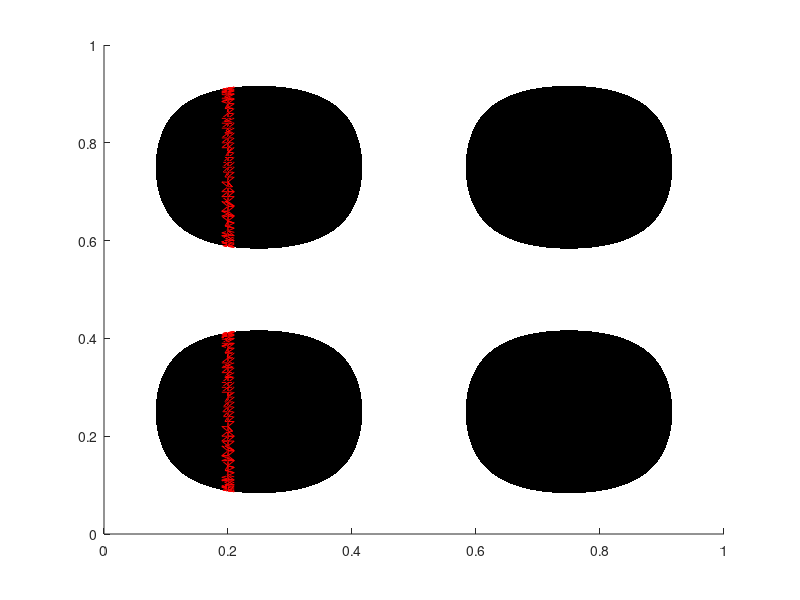

Recreate this plot in MATLAB.
[x,y,z] = meshgrid(0:0.01:1, 0:0.01:1, 0:0.01:1);
C = sin(2*pi*x).*sin(2*pi*y).*sin(2*pi*z);

fc = isosurface(x,y,z,C,0.5);
verts = fc.vertices;
faces = fc.faces;

hold on

patch('Vertices', verts, 'Faces', faces, 'FaceVertexCData', [0,0,1],...
    'FaceColor', [0,0,0], 'EdgeColor', [0,0,0], 'EdgeAlpha', 0)


for x0 = 0.2
    test1 = verts(faces(:,1),1) == x0;
    test2 = verts(faces(:,2),1) == x0;
    test3 = verts(faces(:,3),1) == x0;
    
    T1 = test2 & test3;
    T2 = test1 & test3;
    T3 = test1 & test2;
    
    test = (test1 & test2) | (test1 & test3) | (test2 & test3);
    
    tmp = faces;
    tmp()
    
    face2 = tmp(test,:);
    
    
    

    patch('Vertices', verts, 'Faces', face2, 'FaceVertexCData', [0,0,0],...
        'FaceColor', [1,1,1], 'EdgeColor', [1,0,0], 'FaceAlpha', 0)
end

% for y0 = 0:0.05:1
%     face2 = faces(verts(faces(:,2),2)==y0,:);
% 
%     patch('Vertices', verts, 'Faces', face2, 'FaceVertexCData', [0,0,0],...
%         'FaceColor', [1,1,1], 'EdgeColor', [0,1,0], 'FaceAlpha', 0)
% end
% 
% for z0 = 0:0.05:1
%     face2 = faces(verts(faces(:,3),3)==z0,:);
% 
%     patch('Vertices', verts, 'Faces', face2, 'FaceVertexCData', [0,0,0],...
%         'FaceColor', [1,1,1], 'EdgeColor', [0,0,1], 'FaceAlpha', 0)
% end

hold off